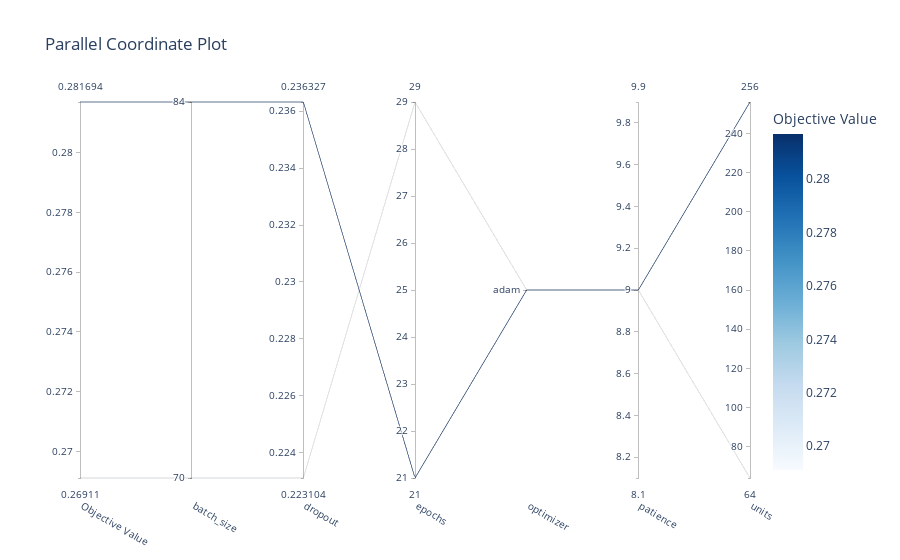

The cell this chart's notebook holds for it:
### Code cell
visualizations['parallel_coordinate']

### Figure 1 — Plotly figure (JSON) as saved in the notebook; plotly's stock layout.template omitted (floating-point values rounded to 4 significant figures)
{"data": [{"dimensions": [{"label": "Objective Value", "range": [0.2691, 0.2817], "values": [0.2817, 0.2691]}, {"label": "batch_size", "range": [1.845, 1.924], "ticktext": ["70", "84"], "tickvals": [1.845, 1.924], "values": [1.924, 1.845]}, {"label": "dropout", "range": [0.2231, 0.2363], "values": [0.2363, 0.2231]}, {"label": "epochs", "range": [21, 29], "values": [21, 29]}, {"label": "optimizer", "range": [0, 0], "ticktext": ["adam"], "tickvals": [0], "values": [0, 0]}, {"label": "patience", "range": [9, 9], "values": [9, 9]}, {"label": "units", "range": [64, 256], "values": [256, 64]}], "labelangle": 30, "labelside": "bottom", "line": {"color": [0.2817, 0.2691], "colorbar": {"title": {"text": "Objective Value"}}, "colorscale": [[0, "rgb(247,251,255)"], [0.125, "rgb(222,235,247)"], [0.25, "rgb(198,219,239)"], [0.375, "rgb(158,202,225)"], [0.5, "rgb(107,174,214)"], [0.625, "rgb(66,146,198)"], [0.75, "rgb(33,113,181)"], [0.875, "rgb(8,81,156)"], [1, "rgb(8,48,107)"]], "reversescale": false, "showscale": true}, "type": "parcoords"}], "layout": {"title": {"text": "Parallel Coordinate Plot"}}}
